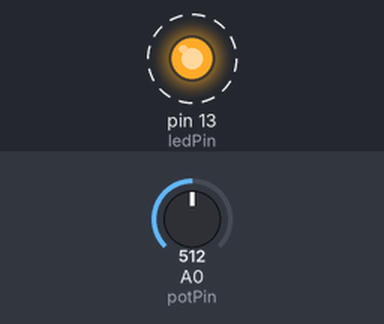
The sketch below on a simulated Arduino Uno, built with avr-gcc and run on an emulated ATmega328P. Shown: output pins drawn as LEDs (lit = HIGH). Dashed ring = blinking. The inputs (shaded band) are chosen by the test bench; at power-on: A0 (potPin) = 512. What the sketch prints to the serial monitor is not drawn.

Above: at 0.2 s.
Timing chart, 0 to 3.0 s (numbered marks = the images above):
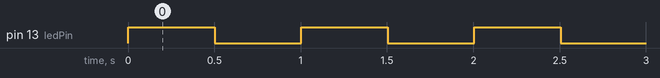

The sketch:

analog_input.ino
```cpp
// analog_input.ino
//  use a potentiometer to control the lash duration of an led

const int ledPin    = 13;
const int potPin    = 0;
const int maxDelay  = 1000;

void setup() {
  Serial.begin(9600);
  pinMode(ledPin, OUTPUT);
}

void loop() {
  int val = analogRead(potPin);
  int percent = map(val, 0, 1023, 0, 100);
  int delayVal = maxDelay*percent/100 ;
  digitalWrite(ledPin, HIGH);
  delay(delayVal + 1);
  digitalWrite(ledPin, LOW);
  delay(maxDelay - delayVal + 1);
  Serial.println(percent);
}
```

Measured:
- by itself, pin 13 (ledPin): alternates HIGH for 0.50 s and LOW for 0.50 s
